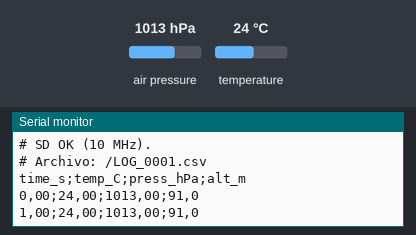
Bench run of a sketch on a simulated ESP32. Parts: the last lines printed to the serial monitor. The inputs (shaded band) are chosen by the test bench; at power-on: air pressure 1013 hPa, temperature 24 °C. Storage starts empty.

Above: at 1.5 s.
1.6 s: air pressure set to 952 hPa
At 2.8 s:
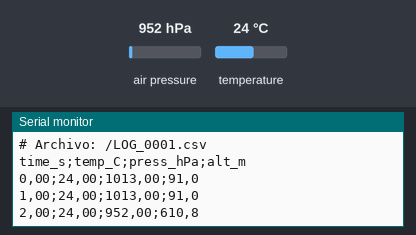
3.1 s: temperature set to 12 °C
At 4.2 s:
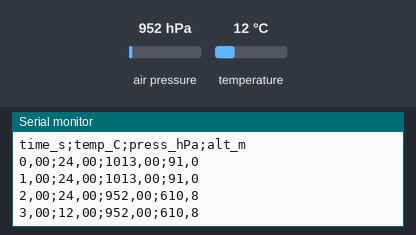
4.6 s: air pressure set to 975 hPa
At 6.2 s:
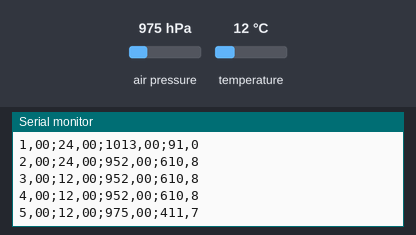
Timing chart, 0 to 7.7 s (numbered marks = the images above; inputs shaded):
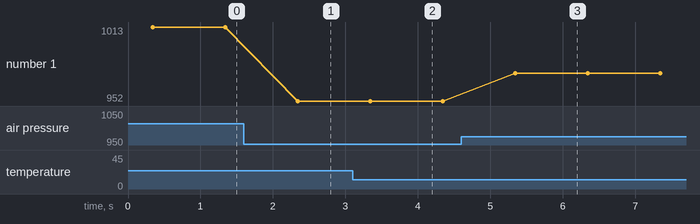

Measured:
- after the input at 1.6 s, the serial monitor: prints a new line after 0.74 s (image 1)
- after the input at 3.1 s, the serial monitor: prints a new line after 0.24 s (image 2)
- after the input at 4.6 s, the serial monitor: prints a new line after 0.74 s (image 3)
- plotted number 1: 1013 → 952 after the input at 1.6 s, 952 → 975 after the input at 4.6 s

The sketch:

13_BMP280_SD_CSV_ES.ino
```cpp
/***************************************************
  Proyecto: CANSAT - BMP280 + microSD CSV (España)
  Versión: v1.0 - 27/10/2025
  Autor: Equipo CANSAT
  Centro: IES Gonzalo Torrente Ballester (Salamanca)

  Descripción:
  Lectura del BMP280 y registro de datos en tarjeta microSD
  en formato CSV compatible con Excel (separador ';' y coma
  decimal). Modo vuelo: SAMPLES_MAX = 0 para almacenamiento
  continuo. Crea automáticamente LOG_XXXX.csv numerados.

  Licencia: MIT
***************************************************/

/*
  ESP32 (DIYMORE) + BMP280 (I2C) + microSD (SPI)
  CSV para Excel en España (separador ';' y coma decimal ',').
*/

#include <Wire.h>
#include <SPI.h>
#include <SD.h>
#include <Adafruit_Sensor.h>
#include <Adafruit_BMP280.h>
#include "esp_system.h"

// ─ I2C (BMP280) ─
#define I2C_SDA 21
#define I2C_SCL 22

// ─ SPI (microSD) ─
#define SD_CS   27
#define SD_SCK  18
#define SD_MISO 19
#define SD_MOSI 23   // ⚠️ “G33” en tu placa es en realidad GPIO23

// ─ Configuración ─
const float    SEA_LEVEL_HPA = 1024.0;  // presión QNH del día
const uint32_t SAMPLE_MS     = 1000;    // intervalo entre muestras (ms)
const uint32_t SAMPLES_MAX   = 0;       // 0 = ilimitado (modo vuelo)
const uint8_t  FLUSH_EVERY   = 10;      // flush cada 10 líneas

Adafruit_BMP280 bmp;
File   logFile;
char   logName[20] = {0};

// convierte '.' a ',' para CSV español
void printNumberWithComma(Print& out, float value, int decimals) {
  char buf[24];
  dtostrf(value, 0, decimals, buf);
  for (char* p = buf; *p; ++p) out.print(*p == '.' ? ',' : *p);
}

// crea archivo nuevo: LOG_0001.csv, LOG_0002.csv, ...
bool createUniqueLog(char* outName, size_t len) {
  for (uint16_t n = 1; n < 10000; n++) {
    snprintf(outName, len, "/LOG_%04u.csv", n);
    if (!SD.exists(outName)) {
      File f = SD.open(outName, FILE_WRITE);
      if (!f) return false;
      f.close();
      return true;
    }
  }
  return false;
}

bool beginSD() {
  pinMode(SD_CS, OUTPUT);
  digitalWrite(SD_CS, HIGH);
  SPI.begin(SD_SCK, SD_MISO, SD_MOSI, SD_CS);

  Serial.println(F("# Iniciando SD..."));
  if (SD.begin(SD_CS, SPI, 10000000)) {
    Serial.println(F("# SD OK (10 MHz)."));
    return true;
  }
  Serial.println(F("# Aviso: 10 MHz falló. Reintentando a 4 MHz..."));
  if (SD.begin(SD_CS, SPI, 4000000)) {
    Serial.println(F("# SD OK (4 MHz)."));
    return true;
  }
  Serial.println(F("# ❌ SD.begin() falló. Revisa VCC=5V, GND real, FAT32 y pines."));
  return false;
}

void setup() {
  Serial.begin(115200);
  delay(300);
  Serial.println("\n# ESP32 DIYMORE + BMP280 + microSD — CSV (ES)");

  Wire.begin(I2C_SDA, I2C_SCL);
  Wire.setClock(400000);

  if      (bmp.begin(0x76)) Serial.println(F("# BMP280 en 0x76"));
  else if (bmp.begin(0x77)) Serial.println(F("# BMP280 en 0x77"));
  else { Serial.println(F("# ❌ No se detecta BMP280")); while (1) delay(1000); }

  bmp.setSampling(Adafruit_BMP280::MODE_NORMAL,
                  Adafruit_BMP280::SAMPLING_X2,
                  Adafruit_BMP280::SAMPLING_X16,
                  Adafruit_BMP280::FILTER_X16,
                  Adafruit_BMP280::STANDBY_MS_500);

  if (!beginSD()) while (1) delay(2000);

  if (!createUniqueLog(logName, sizeof(logName))) {
    Serial.println(F("# ❌ No se pudo crear archivo nuevo."));
    while (1) delay(1000);
  }

  logFile = SD.open(logName, FILE_WRITE);
  if (!logFile) {
    Serial.println(F("# ❌ No se pudo abrir el archivo para escribir."));
    while (1) delay(1000);
  }

  Serial.print(F("# Archivo: ")); Serial.println(logName);
  const char* header = "time_s;temp_C;press_hPa;alt_m\n";
  logFile.print(header); logFile.flush();
  Serial.print(header);
}

void loop() {
  static uint32_t next_due = 0;
  static uint32_t k = 0;
  static uint8_t linesSinceFlush = 0;

  if (SAMPLES_MAX > 0 && k >= SAMPLES_MAX) {
    Serial.println(F("# FIN: limite de muestras alcanzado. Copia el CSV."));
    logFile.flush(); logFile.close();
    while (1) delay(1000);
  }

  if (next_due == 0) next_due = millis();
  if ((int32_t)(millis() - next_due) < 0) return;

  float t = bmp.readTemperature();
  float p = bmp.readPressure() / 100.0;
  float a = bmp.readAltitude(SEA_LEVEL_HPA);

  if (isnan(t) || p <= 0) { next_due += SAMPLE_MS; return; }

  float ts = k * (SAMPLE_MS / 1000.0);

  printNumberWithComma(Serial, ts, 2); Serial.print(';');
  printNumberWithComma(Serial, t,  2); Serial.print(';');
  printNumberWithComma(Serial, p,  2); Serial.print(';');
  printNumberWithComma(Serial, a,  1); Serial.println();

  if (logFile) {
    printNumberWithComma(logFile, ts, 2); logFile.print(';');
    printNumberWithComma(logFile, t,  2); logFile.print(';');
    printNumberWithComma(logFile, p,  2); logFile.print(';');
    printNumberWithComma(logFile, a,  1); logFile.print('\n');

    if (++linesSinceFlush >= FLUSH_EVERY) {
      logFile.flush();
      linesSinceFlush = 0;
    }
  }

  k++;
  next_due += SAMPLE_MS;
}
```
